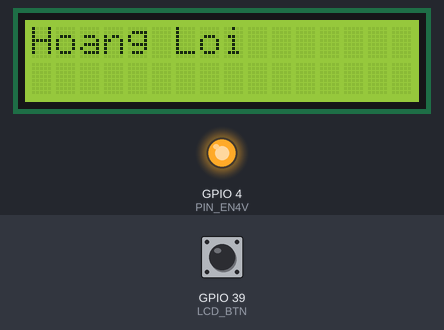
A sketch run on a simulated ESP32. Shown: 16×2 character LCD, output pins drawn as LEDs (lit = HIGH). The test bench sets the inputs (shaded band); at power-on: GPIO 39 (LCD_BTN) LOW. WiFi joins after 1.5 s; servers stay silent unless stated; pins used as bus, display or sensor lines are not drawn; what the sketch prints to the serial monitor is not drawn.

Above: at 2.1 s.
At 4.1 s:
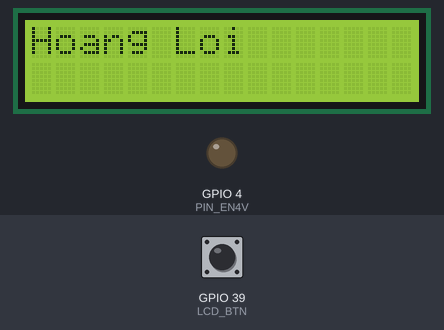
Timing chart, 0 to 129.6 s (numbered marks = the images above):
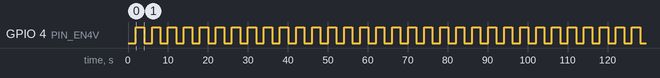

The sketch:

GatewayFirmware.ino
```cpp
// (licence header left out)
/* Comment this out to disable prints and save space */
#define BLYNK_PRINT Serial

#include <LiquidCrystal.h>
#include <WiFi.h>
#include <WiFiClient.h>
#include <BlynkSimpleEsp32.h>
#include "stdint.h"

// You should get Auth Token in the Blynk App.
// Go to the Project Settings (nut icon).
char auth[] = "EH-lfxfpsVLQbxcGVbBgK-34VNcNJA3J";

// Your WiFi credentials.
// Set password to "" for open networks.
char ssid[] = "HVC-T2";
char pass[] = "havicom2020";


#define PIN_EN4V  04    // Output to on/off 4V power
#define LCD_BTN   39    // Input from button to control on/off LCD

#define LCD_CRT   13    // Output Pin to control on/off LCD
#define LCD_EN    33    // Output EN to LCD
#define LCD_RS    32    // Output RS to LCD
#define LCD_D4    25    // Output D4 to LCD
#define LCD_D5    26    // Output D4 to LCD
#define LCD_D6    27    // Output D4 to LCD
#define LCD_D7    14    // Output D4 to LCD

LiquidCrystal llcd(LCD_RS, LCD_EN, LCD_D4, LCD_D5, LCD_D6, LCD_D7);
BlynkTimer timer;
WidgetLCD lcd(V1);


void sendSeconds() {

  //lcd.clear();
  lcd.print(0, 0 , "Line 1");
  lcd.print(10, 0, digitalRead(LCD_BTN));
  lcd.print(0, 1, "Line 2");


}


void setup()
{
  // Debug console
  Serial.begin(115200);

  pinMode(PIN_EN4V, OUTPUT);
  pinMode(LCD_BTN, INPUT);
  pinMode(LCD_CRT, OUTPUT);
  digitalWrite(LCD_CRT, HIGH);

  llcd.begin(16,2);
  Serial.print("Lora Gateway, Start..\r\n");
  Blynk.begin(auth, ssid, pass);

  // You can also specify server:
  //Blynk.begin(auth, ssid, pass, "blynk-cloud.com", 80);
  //Blynk.begin(auth, ssid, pass, IPAddress(192,168,1,100), 8080);

  // Setup a function to be called every second
  timer.setInterval(1000L, sendSeconds);

}

unsigned long To0 = 0;
unsigned char state = 0;
uint32_t To1 = 0;

void loop()
{
  Blynk.run();
  timer.run();

  if (millis() - To0 >= 2000)
  {
    if (state == 0)
    {
      state = 1;
      digitalWrite(PIN_EN4V, HIGH);

      llcd.clear();
      llcd.setCursor(0, 0);
      llcd.print( "Hoang Loi");

      Serial.print("Hello world\r\n");
      }
    else
    {
      state = 0;
      digitalWrite(PIN_EN4V, LOW);
      Serial.print("Hello Loi\r\n");
      }
    To0 = millis();
  }

  if (millis() - To1 >= 500)
  {
    Serial.print("btn stt: ");
    Serial.print(digitalRead(LCD_BTN));
    Serial.println();
    To1 = millis();
    }
}
```

Measured:
- by itself, GPIO 4 (PIN_EN4V): alternates HIGH for 2.0 s and LOW for 2.0 s
